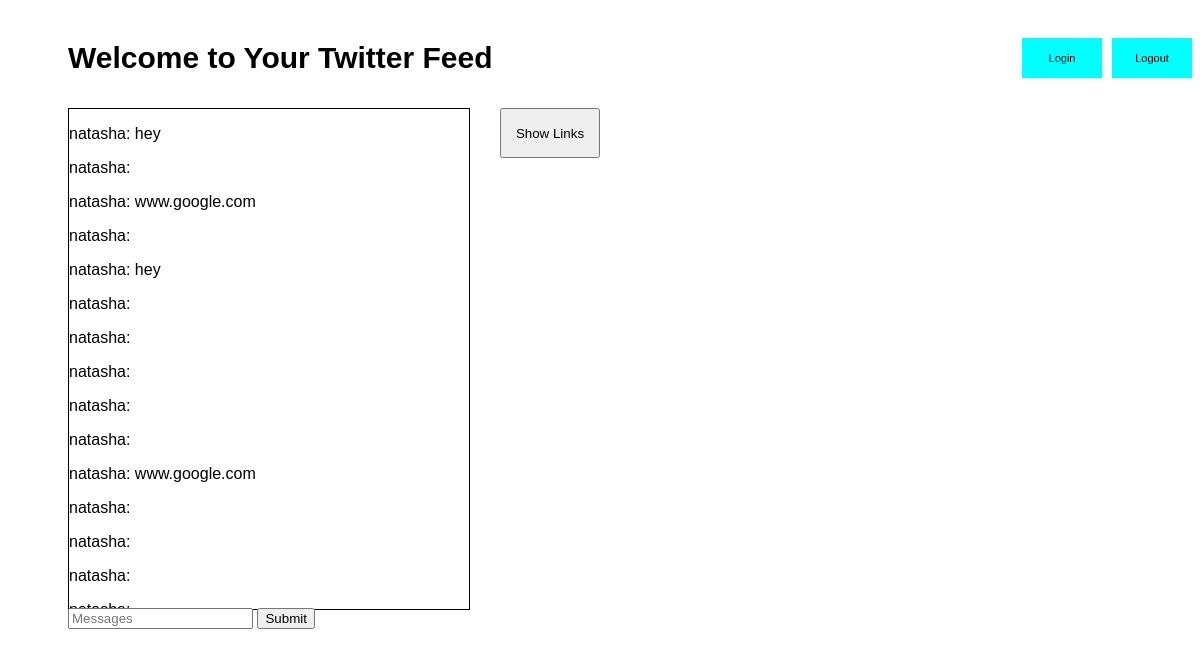
The page / on the database its author committed.
### twitter-feed-1.py (models this page shows, shortened)
class UserMessage(db.Model):
    index = db.Column(db.Integer, nullable= False, primary_key=True)
    user = db.Column(db.String(80), nullable=False)
    message = db.Column(db.String(80), nullable=False)

### twitter-feed-1.py (the view)
@app.route('/')
def sessions():
    return render_template('homepage.html', current_user = current_user, history = UserMessage.query.all(), links = Links.query.all())

### templates/homepage.html (shortened to what this page needs)
<!DOCTYPE html>
 <html lang="en">
 <head>
   <link rel="stylesheet" href="{{ url_for('static', filename='css/homepage.css') }}">
 </head>
 <body>
   <div class='top-container'>
     <h3 class='header'>Welcome to Your Twitter Feed</h3>
     <div class='login-logout-container'>
       <div class='login-button' onclick="location.href = '/login';">Login</div>
       <div class='logout-button' onclick="location.href = '/logout';">Logout</div>
     </div>
   </div>
  <div class='message-container'>
     <div class="message_holder">
       {% for msg in history %}
        <p>{{msg.user}}: {{msg.message}}</p>
       {% endfor %}
     </div>
     <button class='link_button' onclick="displayLinks()">Show Links</button>
 </div>
   <form action="" method="POST">
     <input type="text" class="message" placeholder="Messages"/>
     <input type="submit"/>
   </form>
 </body>
 </html>

### static/css/homepage.css (style rules this page uses)
html, body { font-family: sans-serif; padding-left: 30px; }
.top-container { width: 100%; height: 100px; display:flex; flex-direction: row; align-items: center; justify-content: space-between; }
.login-button { height: 40px; width: 80px; background-color: cyan; font-size: 11px; display: flex; justify-content: center; align-items: center; margin-right: 10px; }
.logout-button { height: 40px; width: 80px; background-color: cyan; font-size: 11px; display: flex; justify-content: center; align-items: center; }
.login-logout-container { display: flex; flex-direction: row; }
.message_holder { height: 500px; width: 400px; overflow: auto; border: 1px solid black; }
.header { display: flex; font-size: 30px; margin-right: 140px; }
.message-container { height: 500px; width:100%; display:flex; flex-direction: row; }
.link_button { height: 50px; width: 100px; margin-left:30px; }

### rows shown on the page
UserMessage: user "natasha", message "hey"
UserMessage: user "natasha"
UserMessage: user "natasha", message "www.google.com"
UserMessage: user "natasha"
UserMessage: user "natasha", message "hey"
UserMessage: user "natasha"
UserMessage: user "natasha"
UserMessage: user "natasha"
UserMessage: user "natasha"
UserMessage: user "natasha"
UserMessage: user "natasha", message "www.google.com"
UserMessage: user "natasha"
UserMessage: user "natasha"
UserMessage: user "natasha"
